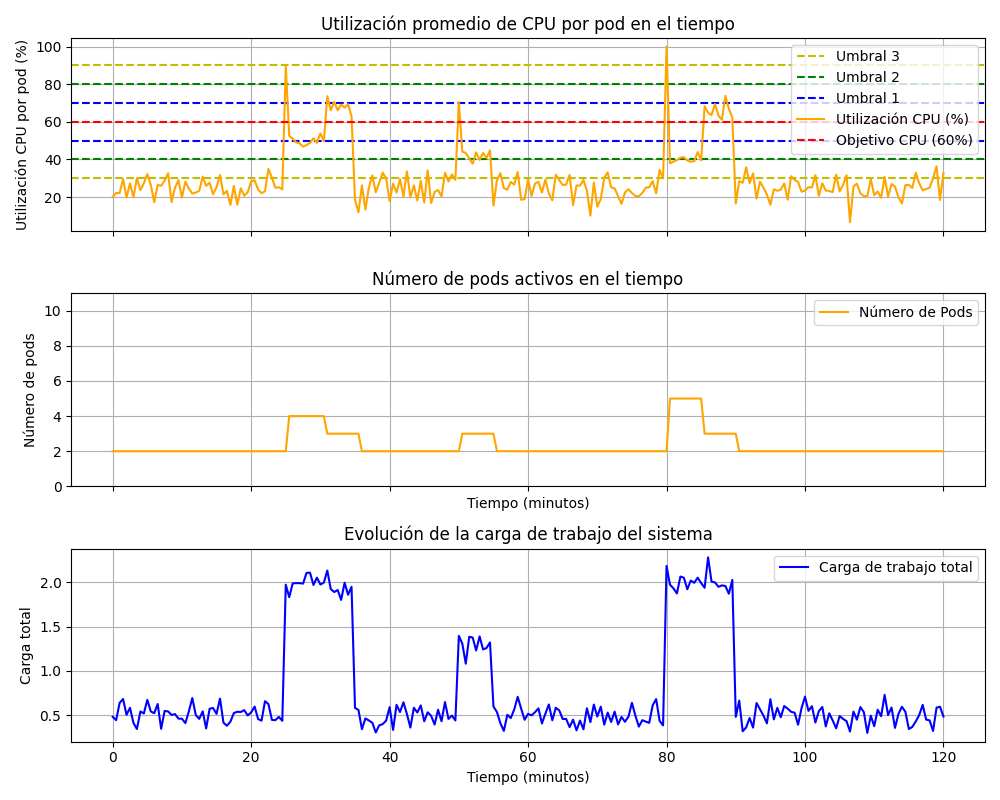

Write the Python code that produced this figure.
import numpy as np
import matplotlib.pyplot as plt

# Parámetros de simulación
total_time_minutes = 120  # tiempo total de simulación en minutos (2 horas)
dt = 0.5  # paso de tiempo en minutos (0.5 min = 30 segundos por paso)
num_steps = int(total_time_minutes / dt) + 1  # cantidad de instantes de tiempo simulados

# Setpoint (objetivo) de utilización de CPU (fracción de 1, es decir 0.60 = 60%)
cpu_target = 0.60

# Límite mínimo y máximo de pods
min_pods = 2
max_pods = 10

# Tiempo de enfriamiento (cooldown) en minutos para evitar escalados muy seguidos
cooldown_minutes = 5  # por ejemplo, 5 minutos de espera mínima entre escalados
cooldown_steps = int(cooldown_minutes / dt)

# Función que modela la carga del sistema (con picos y caídas en el tiempo)
def carga_sistema(t):
    """
    Devuelve la carga total relativa a la capacidad de un pod en el tiempo t (minutos).
    Incluye una carga base y picos de carga en ciertos intervalos de tiempo.
    """
    # Carga base (por ejemplo, 0.5 corresponde a 50% de uso de un pod)
    carga = 0.5
    # Pico 1: alta carga entre 25 y 35 minutos
    if 25 <= t < 35:
        carga += 1.5  # aumento de carga (pico alto)        
    # Pico 2: carga moderada entre 50 y 55 minutos
    if 50 <= t < 55:
        carga += 0.8  # aumento de carga (pico moderado)
    # Pico 3: alta carga entre 80 y 90 minutos
    if 80 <= t < 90:
        carga += 1.5  # aumento de carga (segundo pico alto)

    carga += np.random.normal(0, 0.1)

    return carga

def control_por_umbrales(error):
    if error >= 0.3: # UMBRAL 3
        return -3
    elif error >= 0.2: # UMBRAL 2
        return -2
    elif error >= 0.1: # UMBRAL 1
        return -1
    elif error <= -0.3: # UMBRAL 3
        return 3
    elif error <= -0.2: # UMBRAL 2
        return 2
    elif error <= -0.1: # UMBRAL 1
        return 1
    else:
        return 0


# Arreglos para almacenar resultados en el tiempo
tiempos = np.arange(0, total_time_minutes + 0.0001, dt)  # vector de tiempo en minutos
uso_cpu = np.zeros_like(tiempos)    # utilización de CPU por pod (fracción de 1)
cantidad_pods = np.zeros_like(tiempos)  # número de pods activos

# Condiciones iniciales
pods_actuales = min_pods  # iniciar con el número mínimo de pods
ultimo_escaleo = -cooldown_steps  # indicador de último paso donde se escaló (inicializar negativo para permitir escalar al inicio)

# Bucle de simulación en pasos de dt
for i, t in enumerate(tiempos):
    # 1. Calcular carga actual del sistema
    carga_total = carga_sistema(t)
    # 2. Calcular utilización promedio de CPU por pod
    uso_actual = carga_total / pods_actuales
    # Guardar métricas actuales en los arreglos de resultados
    uso_cpu[i] = uso_actual
    cantidad_pods[i] = pods_actuales
    # 3. Controlador proporcional: decidir si escalar según CPU vs objetivo
    if i - ultimo_escaleo >= cooldown_steps:

        # Calcular réplicas deseadas según el umbral de error.
        error = cpu_target - uso_actual
        delta_pods = control_por_umbrales(error)
        replicas_deseadas = pods_actuales + delta_pods

        # Limitar a enteros y dentro del rango permitido
        replicas_deseadas = max(min_pods, min(max_pods, round(replicas_deseadas)))


        # Redondear hacia arriba para no infra-provisionar (ceil asegura cubrir la carga)
        nuevos_pods = int(np.ceil(replicas_deseadas))
        # Aplicar límites mínimo y máximo
        if nuevos_pods < min_pods:
            nuevos_pods = min_pods
        if nuevos_pods > max_pods:
            nuevos_pods = max_pods
        # Si hay un cambio en la cantidad de pods, aplicar escalado
        if nuevos_pods != pods_actuales:
            pods_actuales = nuevos_pods
            ultimo_escaleo = i  # registrar el paso en que se escala
# Fin del bucle de simulación

# Graficar resultados
fig, (ax1, ax2, ax3) = plt.subplots(3, 1, figsize=(10,8), sharex=True)


# Gráfico de utilización de CPU (% por pod)
ax1.axhline(y=(cpu_target*100)-30, color='y', linestyle='--', label='Umbral 3')
ax1.axhline(y=(cpu_target*100)-20, color='g', linestyle='--', label='Umbral 2')
ax1.axhline(y=(cpu_target*100)-10, color='b', linestyle='--', label='Umbral 1')
ax1.axhline(y=(cpu_target*100)+10, color='b', linestyle='--', label='')
ax1.axhline(y=(cpu_target*100)+20, color='g', linestyle='--', label='')
ax1.axhline(y=(cpu_target*100)+30, color='y', linestyle='--', label='')
ax1.plot(tiempos, uso_cpu * 100, color='orange', label='Utilización CPU (%)')
ax1.axhline(cpu_target * 100, color='r', linestyle='--', label='Objetivo CPU (60%)')
ax1.set_ylabel('Utilización CPU por pod (%)')
ax1.set_title('Utilización promedio de CPU por pod en el tiempo')
ax1.legend(loc='upper right')
ax1.grid(True)
# Gráfico del número de pods activos
ax2.plot(tiempos, cantidad_pods, color='orange', label='Número de Pods')
ax2.set_ylabel('Número de pods')
ax2.set_xlabel('Tiempo (minutos)')
ax2.set_title('Número de pods activos en el tiempo')
ax2.set_ylim(0, max_pods + 1)
ax2.legend(loc='upper right')
ax2.grid(True)

# Calcular la carga total a lo largo del tiempo para graficarla
cargas = np.array([carga_sistema(t) for t in tiempos])

# Gráfico de la carga total del sistema
ax3.plot(tiempos, cargas, color='blue', label='Carga de trabajo total')
ax3.set_ylabel('Carga total')
ax3.set_xlabel('Tiempo (minutos)')
ax3.set_title('Evolución de la carga de trabajo del sistema')
ax3.grid(True)
ax3.legend(loc='upper right')


plt.tight_layout()
plt.show()
